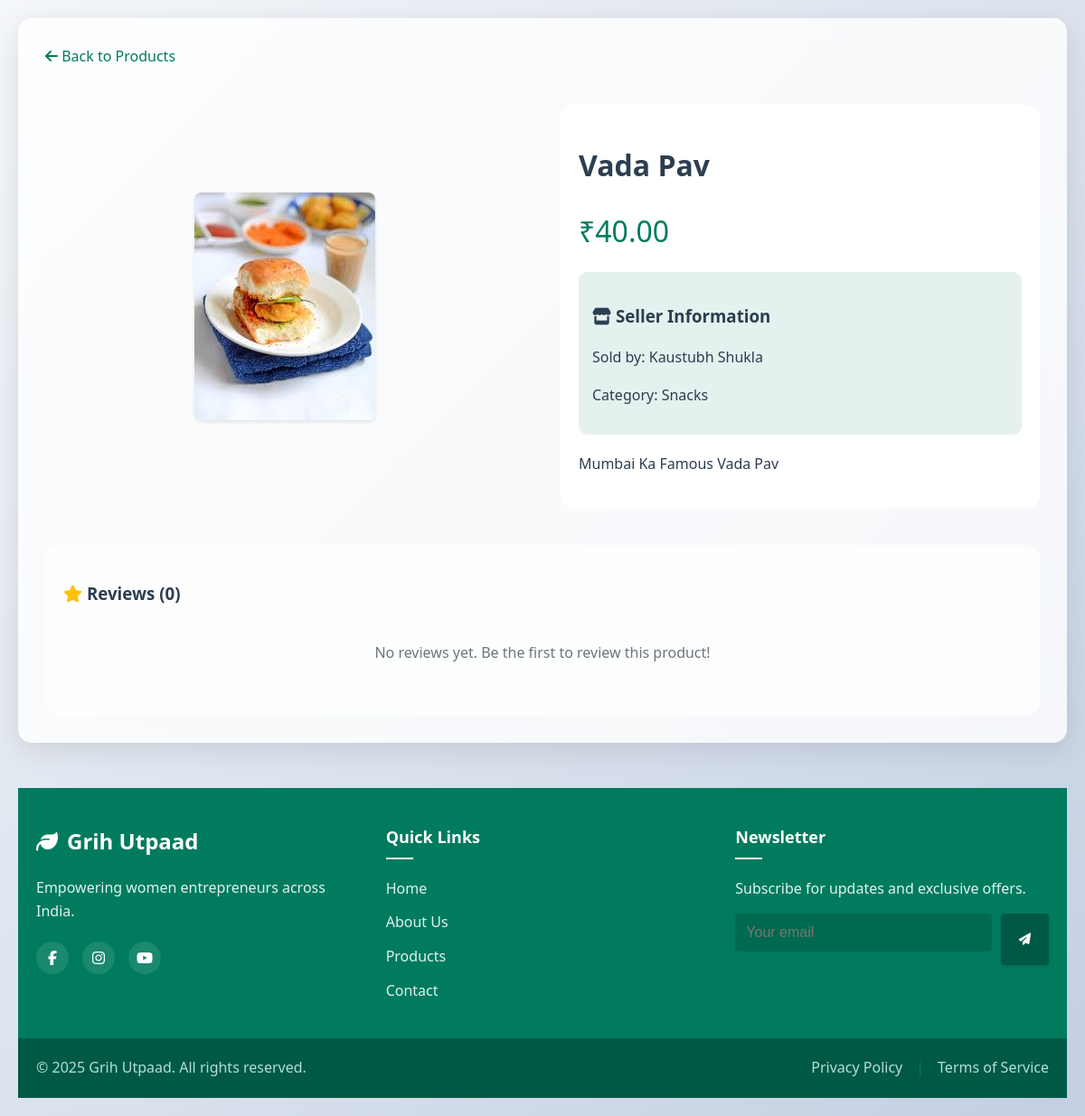
The app's page /product_detail.php?id=4 with its own data.
### tables this page shows
CREATE TABLE `products` (
  `id` int(11) NOT NULL AUTO_INCREMENT,
  `user_id` int(11) NOT NULL,
  `title` varchar(150) NOT NULL,
  `description` text DEFAULT NULL,
  `category_id` int(11) DEFAULT NULL,
  `price` decimal(10,2) DEFAULT NULL,
  `is_approved` tinyint(1) DEFAULT 0,
  `image` varchar(255) DEFAULT NULL,
  `approved` tinyint(1) NOT NULL DEFAULT 0,
  `approved_by` int(11) DEFAULT NULL,
  `approved_at` timestamp NULL DEFAULT NULL,
  `created_at` timestamp NOT NULL DEFAULT current_timestamp(),
  PRIMARY KEY (`id`),
  KEY `user_id` (`user_id`),
  KEY `products_ibfk_2` (`approved_by`),
  KEY `category` (`category_id`)
);

CREATE TABLE `users` (
  `id` int(11) NOT NULL AUTO_INCREMENT,
  `name` varchar(100) NOT NULL,
  `email` varchar(100) NOT NULL,
  `password` varchar(255) NOT NULL,
  `role` enum('webmaster','female_householder','consumer','admin') NOT NULL,
  `registered_at` timestamp NOT NULL DEFAULT current_timestamp(),
  `is_blocked` tinyint(1) NOT NULL DEFAULT 0,
  `registration_date` timestamp NOT NULL DEFAULT current_timestamp(),
  `phone` varchar(20) DEFAULT NULL,
  `address` text DEFAULT NULL,
  `about` text DEFAULT NULL,
  `last_modified` timestamp NULL DEFAULT current_timestamp() ON UPDATE current_timestamp(),
  PRIMARY KEY (`id`),
  UNIQUE KEY `email` (`email`)
);

CREATE TABLE `product_categories` (
  `id` int(11) NOT NULL AUTO_INCREMENT,
  `name` varchar(100) NOT NULL,
  `description` text DEFAULT NULL,
  `created_by` int(11) DEFAULT NULL,
  `created_at` timestamp NOT NULL DEFAULT current_timestamp(),
  PRIMARY KEY (`id`),
  KEY `created_by` (`created_by`),
  CONSTRAINT `product_categories_ibfk_1` FOREIGN KEY (`created_by`) REFERENCES `admins` (`id`)
);

### product_detail.php (the view, shortened to what this page needs)
<?php
require_once('config/db.php');
$product_id = isset($_GET['id']) ? (int)$_GET['id'] : 0;
$query = "SELECT p.*, u.name AS seller_name, pc.name AS category_name
          FROM products p
          JOIN users u ON p.user_id = u.id
          LEFT JOIN product_categories pc ON p.category_id = pc.id
          WHERE p.id = ?";
$stmt = $conn->prepare($query);
$stmt->bind_param("i", $product_id);
$stmt->execute();
$result = $stmt->get_result();
$product = $result->fetch_assoc();
$reviews = $conn->query("
    SELECT r.*, u.name as reviewer_name, u.id as reviewer_id
    FROM reviews r
    JOIN users u ON r.consumer_id = u.id
    WHERE r.product_id = {$product['id']}
    ORDER BY r.created_at DESC
")->fetch_all(MYSQLI_ASSOC);
?>
<!DOCTYPE html>
<html>
<head>
    <link rel="stylesheet" href="assets/uploads/css/style.css">
    <link rel="stylesheet" href="https://cdnjs.cloudflare.com/ajax/libs/font-awesome/6.5.0/css/all.min.css">
</head>
<body>
    <div class="container">
        <a href="products.php" class="back-link">
            <i class="fas fa-arrow-left"></i> Back to Products
        </a>
        <div class="product-grid">
            <div class="product-image">
                <?php if (!empty($product['image'])): ?>
                    <img src="assets/uploads/<?php echo htmlspecialchars($product['image']); ?>"
                         alt="<?php echo htmlspecialchars($product['title']); ?>">
                <?php endif; ?>
            </div>
            <div class="product-info">
                <h1><?php echo htmlspecialchars($product['title']); ?></h1>
                <div class="price">₹<?php echo number_format($product['price'], 2); ?></div>
                <div class="seller-info">
                    <h3><i class="fas fa-store"></i> Seller Information</h3>
                    <p>Sold by: <?php echo htmlspecialchars($product['seller_name']); ?></p>
                    <p>Category: <?php echo htmlspecialchars($product['category_name']); ?></p>
                </div>
                <p><?php echo nl2br(htmlspecialchars($product['description'])); ?></p>
            </div>
        </div>
        <div class="reviews-section">
            <h3>
                <i class="fas fa-star" style="color: #ffc107;"></i>
                Reviews (<?php echo count($reviews); ?>)
            </h3>
            <?php if (empty($reviews)): ?>
                <p style="color: #6c757d; text-align: center; padding: 20px;">
                    No reviews yet. Be the first to review this product!
                </p>
            <?php endif; ?>
        </div>
    </div>
    <?php include('includes/footer.php'); ?>
</body>
</html>

### assets/uploads/css/style.css (style rules this page uses)
body { font-family: 'Segoe UI', sans-serif; margin: 0; padding: 20px; background-color: #f8f9fa; color: #2c3e50; line-height: 1.6; }
.container { max-width: 1200px; margin: 0 auto; padding: 20px; }
a { color: #007B5E; text-decoration: none; transition: color 0.3s ease; }
img { max-width: 100px; height: auto; border-radius: 8px; box-shadow: 0 2px 4px rgba(0, 0, 0, 0.1); transition: transform 0.3s ease; }

### product_detail.php (style rules this page uses)
body { background: linear-gradient(135deg, #f5f7fa 0%, #c3cfe2 100%); min-height: 100vh; margin: 0; padding: 20px; }
.container { max-width: 1200px; margin: 0 auto; background: rgba(255, 255, 255, 0.8); backdrop-filter: blur(10px); border-radius: 15px; padding: 30px; box-shadow: 0 8px 32px rgba(0, 0, 0, 0.1); }
.product-grid { display: grid; grid-template-columns: 1fr 1fr; gap: 40px; margin-top: 20px; }
.product-image { display: flex; align-items: center; justify-content: center; }
.product-image img { max-width: 100%; max-height: 800px; width: auto; height: auto; object-fit: contain; display: block; }
.product-info { padding: 20px; background: rgba(255, 255, 255, 0.9); border-radius: 15px; }
.price { font-size: 2em; color: #007B5E; margin: 15px 0; }
.seller-info { background: rgba(0, 123, 94, 0.1); padding: 15px; border-radius: 10px; margin: 20px 0; }
.reviews-section { background: rgba(255, 255, 255, 0.7); border-radius: 15px; padding: 20px; margin-top: 40px; }
.back-link { display: inline-block; margin-bottom: 20px; color: #007B5E; text-decoration: none; }

### records on screen
products: image (picture), title "Vada Pav", price "40.00", user.name "Kaustubh Shukla", product_categories.name "Snacks", description "Mumbai Ka Famous Vada Pav"

### other values on screen
count($reviews) "0"
